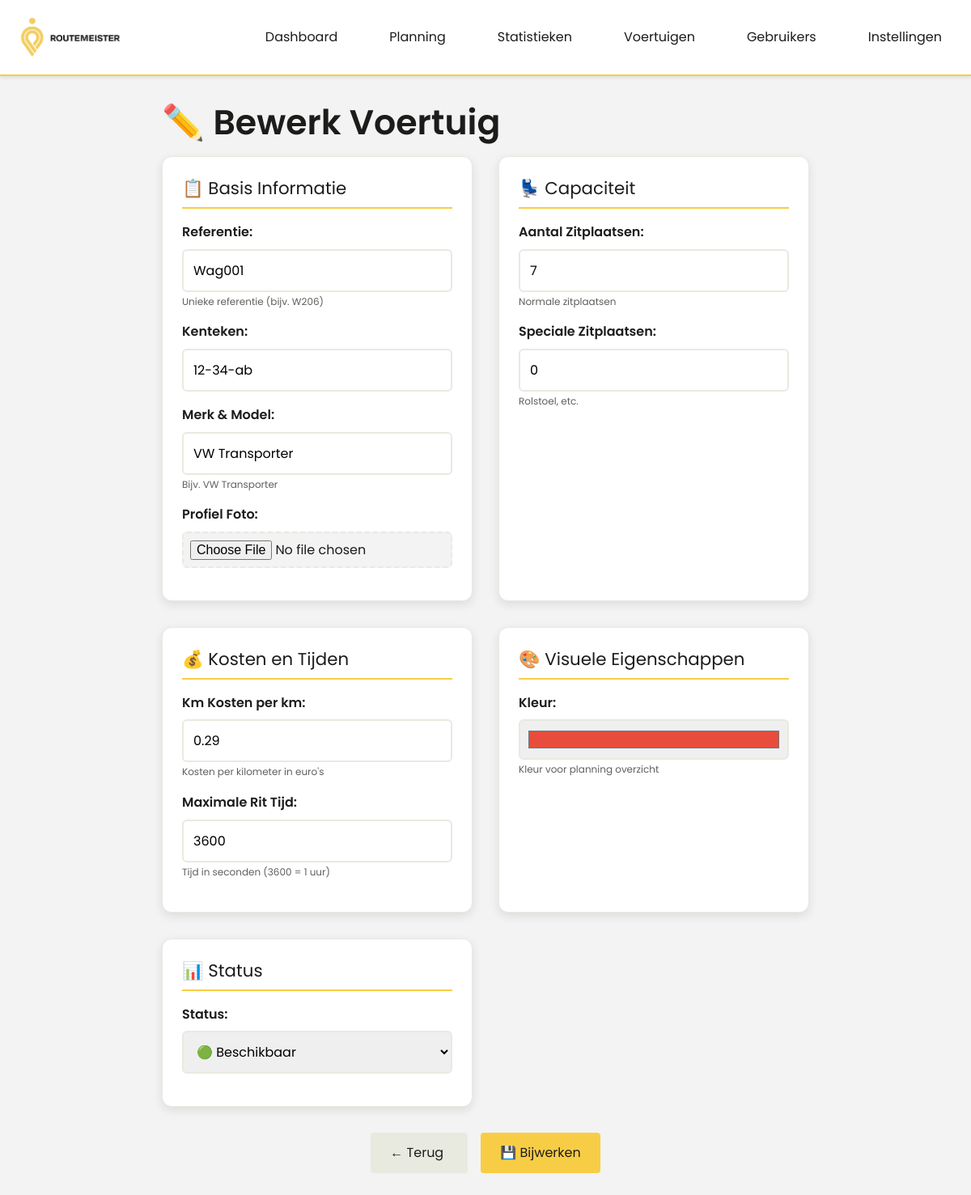
/vehicles/1/edit/, run on the app's committed database.
### planning/models.py (models this page shows, shortened)
class Vehicle(models.Model):
    referentie = models.CharField(max_length=50, unique=True, null=True, blank=True, help_text="Unieke referentie (bijv. W206)")
    kenteken = models.CharField(max_length=10, unique=True, help_text="Kenteken van het voertuig")
    merk_model = models.CharField(max_length=100, help_text="Merk en model (bijv. VW Transporter)")
    aantal_zitplaatsen = models.IntegerField(default=7, help_text="Aantal normale zitplaatsen")
    speciale_zitplaatsen = models.IntegerField(default=0, help_text="Aantal speciale zitplaatsen (rolstoel, etc.)")
    km_kosten_per_km = models.DecimalField(max_digits=5, decimal_places=2, default=0.29, help_text="Kosten per kilometer")
    maximale_rit_tijd = models.IntegerField(default=3600, help_text="Maximale rit tijd in seconden")
    kleur = models.CharField(max_length=7, default='#3498db', help_text="Kleur voor dit voertuig (hex code, bijv. #FF5733)")
    foto = models.ImageField(upload_to='vehicles/', null=True, blank=True, help_text="Profiel foto van het voertuig")
    STATUS_CHOICES = [
        ('beschikbaar', 'Beschikbaar'),
        ('onderhoud', 'Onderhoud'),
        ('niet_beschikbaar', 'Niet beschikbaar'),
        ('defect', 'Defect'),
        ('in_reparatie', 'In reparatie'),
    ]
    status = models.CharField(max_length=20, choices=STATUS_CHOICES, default='beschikbaar')
    status_until = models.DateField(null=True, blank=True, help_text="Status geldig tot (voor onderhoud/reparatie)")
    aangemaakt_op = models.DateTimeField(auto_now_add=True)
    class Meta:
        verbose_name = "Voertuig"
        verbose_name_plural = "Voertuigen"

### planning/views.py (the view, shortened to what this page needs)
# urls.py: path('vehicles/<int:vehicle_id>/edit/', views.vehicle_edit, name='vehicle_edit'),
def vehicle_edit(request, vehicle_id):
    try:
        vehicle = Vehicle.objects.get(id=vehicle_id)
    except Vehicle.DoesNotExist:
        messages.error(request, 'Voertuig niet gevonden.')
        return redirect('vehicles_list')
    context = {
        'vehicle': vehicle,
    }
    return render(request, 'planning/vehicle_form.html', context)

### planning/templates/planning/vehicle_form.html (shortened to what this page needs)
{% extends 'planning/base.html' %}
{% block content %}
<div class="form-container">
    <h1>{% if vehicle %}✏️ Bewerk Voertuig{% else %}➕ Nieuw Voertuig{% endif %}</h1>
    <form method="post" enctype="multipart/form-data">
        <div class="form-sections">
            <div class="form-section">
                <h3>📋 Basis Informatie</h3>
                <div class="form-group">
                    <label for="referentie">Referentie:</label>
                    <input type="text" name="referentie" id="referentie" value="{{ vehicle.referentie|default:'' }}" required>
                    <small>Unieke referentie (bijv. W206)</small>
                </div>
                <div class="form-group">
                    <label for="kenteken">Kenteken:</label>
                    <input type="text" name="kenteken" id="kenteken" value="{{ vehicle.kenteken|default:'' }}" required>
                </div>
                <div class="form-group">
                    <label for="merk_model">Merk & Model:</label>
                    <input type="text" name="merk_model" id="merk_model" value="{{ vehicle.merk_model|default:'' }}" required>
                    <small>Bijv. VW Transporter</small>
                </div>
                <div class="form-group">
                    <label for="foto">Profiel Foto:</label>
                    <input type="file" name="foto" id="foto" accept="image/*">
                </div>
            </div>
            <div class="form-section">
                <h3>💺 Capaciteit</h3>
                <div class="form-group">
                    <label for="aantal_zitplaatsen">Aantal Zitplaatsen:</label>
                    <input type="number" name="aantal_zitplaatsen" id="aantal_zitplaatsen" value="{{ vehicle.aantal_zitplaatsen|default:7 }}" min="1" required>
                    <small>Normale zitplaatsen</small>
                </div>
                <div class="form-group">
                    <label for="speciale_zitplaatsen">Speciale Zitplaatsen:</label>
                    <input type="number" name="speciale_zitplaatsen" id="speciale_zitplaatsen" value="{{ vehicle.speciale_zitplaatsen|default:0 }}" min="0">
                    <small>Rolstoel, etc.</small>
                </div>
            </div>
            <div class="form-section">
                <h3>💰 Kosten en Tijden</h3>
                <div class="form-group">
                    <label for="km_kosten_per_km">Km Kosten per km:</label>
                    <input type="number" name="km_kosten_per_km" id="km_kosten_per_km" value="{{ vehicle.km_kosten_per_km|default:0.29 }}" step="0.01" min="0" required>
                    <small>Kosten per kilometer in euro's</small>
                </div>
                <div class="form-group">
                    <label for="maximale_rit_tijd">Maximale Rit Tijd:</label>
                    <input type="number" name="maximale_rit_tijd" id="maximale_rit_tijd" value="{{ vehicle.maximale_rit_tijd|default:3600 }}" min="1" required>
                    <small>Tijd in seconden (3600 = 1 uur)</small>
                </div>
            </div>
            <div class="form-section">
                <h3>🎨 Visuele Eigenschappen</h3>
                <div class="form-group">
                    <label for="kleur">Kleur:</label>
                    <input type="color" name="kleur" id="kleur" value="{{ vehicle.kleur|default:'#3498db' }}">
                    <small>Kleur voor planning overzicht</small>
                </div>
            </div>
            <div class="form-section">
                <h3>📊 Status</h3>
                <div class="form-group">
                    <label for="status">Status:</label>
                    <select name="status" id="status">
                        <option value="beschikbaar" {% if vehicle.status == 'beschikbaar' %}selected{% endif %}>🟢 Beschikbaar</option>
                    </select>
                </div>
            </div>
        </div>
        <div class="form-actions">
            <a href="{% url 'vehicles_list' %}" class="btn btn-secondary">← Terug</a>
            <button type="submit" class="btn btn-primary">
                {% if vehicle %}💾 Bijwerken{% else %}➕ Aanmaken{% endif %}
            </button>
        </div>
    </form>
</div>
{% endblock %}

### planning/templates/planning/base.html (style rules this page uses)
:root { --routemeister-black: #000000; --routemeister-white: #FFFFFF; --routemeister-asphalt: #1C1C1B; --routemeister-yellow: #F8CD46; --routemeister-light-grey: #E8EAE0; --routemeister-off-white: #F2F3F2; }
* { margin: 0; padding: 0; box-sizing: border-box; }
body { font-family: 'Poppins', sans-serif; font-weight: 400; font-size: 12pt; line-height: 1.6; color: var(--routemeister-asphalt); background-color: var(--routemeister-off-white); }
h1, .header-1 { font-family: 'Poppins', sans-serif; font-weight: 600; font-size: 32pt; line-height: 1.2; color: var(--routemeister-asphalt); margin-bottom: 1rem; }
h3, .header-3 { font-family: 'Poppins', sans-serif; font-weight: 400; font-size: 17pt; line-height: 1.4; color: var(--routemeister-asphalt); margin-bottom: 0.6rem; }
.caption, small { font-family: 'Poppins', sans-serif; font-weight: 400; font-size: 9pt; line-height: 1.4; color: var(--routemeister-asphalt); }
.btn { font-family: 'Poppins', sans-serif; font-weight: 400; font-size: 12pt; padding: 0.75rem 1.5rem; border: none; border-radius: 4px; cursor: pointer; text-decoration: none; display: inline-block; transition: all 0.3s ease; }
.btn-primary { background-color: var(--routemeister-yellow); color: var(--routemeister-asphalt); }
.btn-secondary { background-color: var(--routemeister-light-grey); color: var(--routemeister-asphalt); }
.form-group { margin-bottom: 1rem; }

### planning/templates/planning/vehicle_form.html (style rules this page uses)
.form-container { max-width: 800px; margin: 0 auto; }
.form-sections { display: grid; grid-template-columns: repeat(auto-fit, minmax(350px, 1fr)); gap: 2rem; margin-bottom: 2rem; }
.form-section { background: var(--routemeister-white); border-radius: 12px; padding: 1.5rem; box-shadow: 0 4px 12px rgba(28, 28, 27, 0.1); border: 1px solid var(--routemeister-light-grey); }
.form-section h3 { margin: 0 0 1rem 0; font-size: 16pt; color: var(--routemeister-asphalt); border-bottom: 2px solid var(--routemeister-yellow); padding-bottom: 0.5rem; }
.form-group { margin-bottom: 1rem; }
.form-group label { display: block; margin-bottom: 0.5rem; font-weight: 600; color: var(--routemeister-asphalt); font-size: 12pt; }
.form-group input, .form-group select { width: 100%; padding: 0.75rem; border: 2px solid var(--routemeister-light-grey); border-radius: 6px; font-size: 12pt; font-family: 'Poppins', sans-serif; transition: border-color 0.3s ease; }
.form-group input[type="color"] { height: 50px; padding: 0.5rem; }
.form-group input[type="file"] { padding: 0.5rem; border: 2px dashed var(--routemeister-light-grey); background: var(--routemeister-off-white); }
.form-group small { display: block; margin-top: 0.25rem; font-size: 9pt; color: var(--routemeister-asphalt); opacity: 0.7; }
.form-actions { display: flex; gap: 1rem; justify-content: center; margin-top: 2rem; }
.form-actions .btn { min-width: 120px; }

### data on the page
Vehicle: referentie "Wag001", kenteken "12-34-ab", merk_model "VW Transporter", aantal_zitplaatsen "7", speciale_zitplaatsen "0", km_kosten_per_km "0.29", maximale_rit_tijd "3600", kleur "#e74c3c", status "🟢 Beschikbaar"
